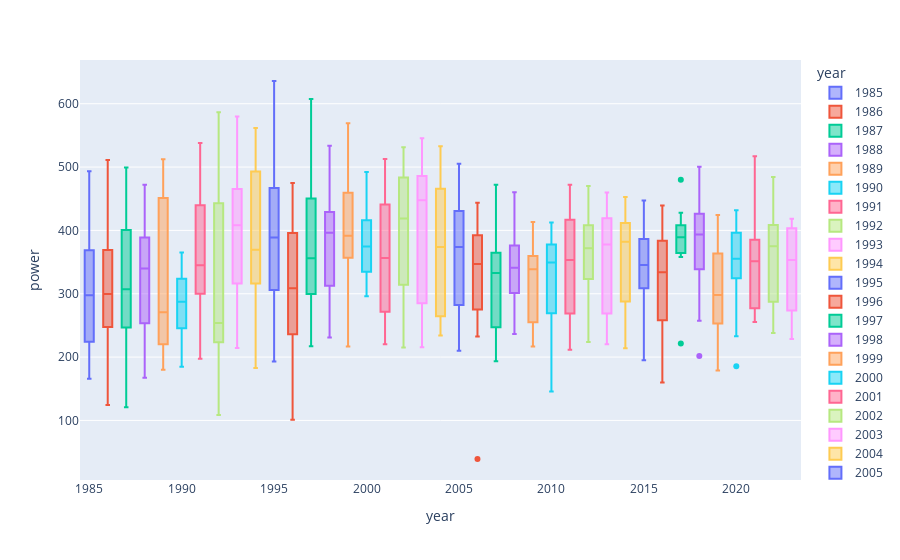

Notebook code for this chart:
### Code cell
px.box(df[(df.stage_distance > 50) & (df.stage_type != "ITT")], x="year", y="power", hover_data="stage_url", color="year")
